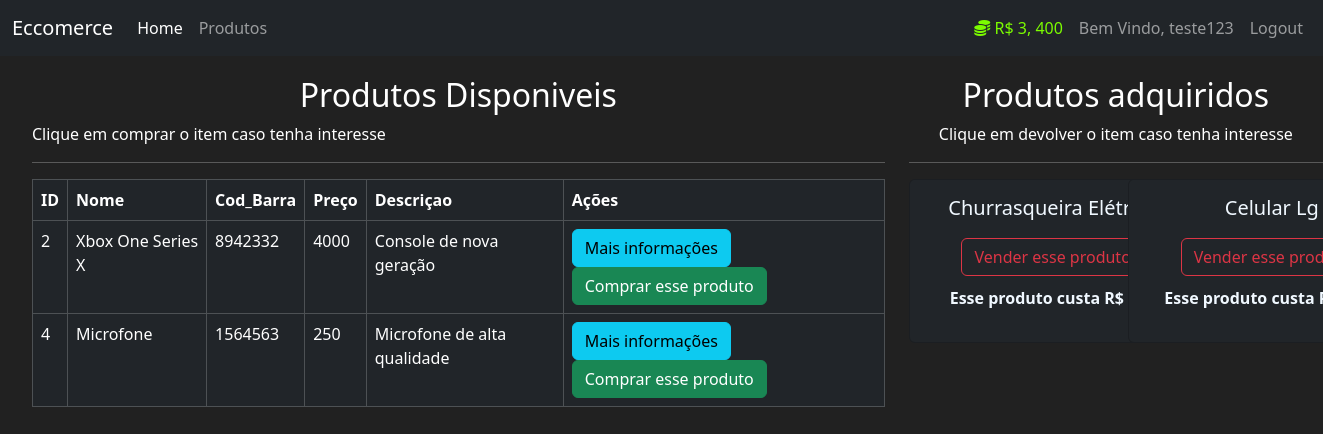
Page /produtos (signed in) on the committed database.
### mercado/models.py (models this page shows, shortened)
class User(db.Model, UserMixin):
    id = db.Column(db.Integer, primary_key=True)
    usuario = db.Column(db.String(length=30), nullable=False, unique=True)
    email = db.Column(db.String(length=50), nullable=False, unique=True)
    senha = db.Column(db.String(length=60), nullable=False, unique=True)
    valor = db.Column(db.Integer, nullable=False, default=5000)
    itens = db.relationship('Item', backref='dono_user', lazy=True)
    @property
    def formataValor(self):
        if len(str(self.valor)) >= 4:
            return f"R$ {str(self.valor)[:-3]}, {str(self.valor)[-3:]}"
        else:
            return f"R$ {self.valor}"
    @property
    def senhacrip(self):
        return self.senhacrip

class Item(db.Model):
    id = db.Column(db.Integer, primary_key=True)
    nome = db.Column(db.String(length=30), nullable=False, unique=True)
    preco = db.Column(db.Integer, nullable=False)
    cod_barra = db.Column(db.String(length=12), nullable=False, unique=True)
    descricao = db.Column(db.String(length=1024), nullable=False, unique=True)
    dono = db.Column(db.Integer, db.ForeignKey('user.id'))

### mercado/routes.py (the view, shortened to what this page needs)
@app.route('/produtos', methods=["GET", "POST"])
@login_required
def page_produtos():
    compra_form = CompraProdutoForm()
    venda_form = VendaProdutoForm()
    if request.method == "GET":
        itens = Item.query.filter_by(dono=None)
        dono_itens = Item.query.filter_by(dono=current_user.id)
    return render_template("produtos.html", itens=itens, compra_form = compra_form, dono_itens=dono_itens, venda_form=venda_form)

### mercado/models.py (called while the page is built)
@login_manager.user_loader
def load_user(user_id):
    return User.query.get(int(user_id))

### mercado/templates/produtos.html (shortened to what this page needs)
{% extends 'base.html' %}
{% block conteudo %}
    <div class="row " style="margin-top: 20px; margin-left: 20px;">
        <div class="col-8">
            <h2 style="text-align: center;">Produtos Disponiveis</h2>
            <p>Clique em comprar o item caso tenha interesse</p>
            <hr>
            <table class="table table-hover table-dark table-bordered">
                <thead>
                    <tr>
                        <th scope="col">ID</th>
                        <th scope="col">Nome</th>
                        <th scope="col">Cod_Barra</th>
                        <th scope="col">Preço</th>
                        <th scope="col">Descriçao</th>
                        <th scope="col">Ações</th>
                    </tr>
                </thead>
                <tbody>
                    {% for item in itens %}
                    <tr>
                        <td>{{item.id}}</td>
                        <td>{{item.nome}}</td>
                        <td>{{item.cod_barra}}</td>
                        <td>{{item.preco}}</td>
                        <td>{{item.descricao}}</td>
                        <td>
                            <button data-bs-toggle="modal" data-bs-target="#exampleModal-{{item.id}}" class="btn btn-outline btn-info">Mais informações</button>
                            <button data-bs-toggle="modal" data-bs-target="#exampleModalCompra-{{item.id}}" class="btn btn-outline btn-success">Comprar esse produto</button>
                        </td>
                    </tr>
                    {% endfor %}
                </tbody>
            </table>
        </div>
        <div class="col-4" style="text-align: center;">
            <h2>Produtos adquiridos</h2>
            <p>Clique em devolver o item caso tenha interesse</p>
            <hr>
            <div class="row">
            {% for dono_item in dono_itens %}
                <div class="col-md-6">
                    <div class="card text-center bg-dark" style="width: 18rem;">
                        <div class="card-body">
                          <h5 class="card-title" style="color: aliceblue;">{{ dono_item.nome }}</h5>
                          <button
                          style="margin-bottom: 10px; margin-top: 10px;"
                          data-bs-toggle="modal"
                          data-bs-target="#exampleModalVenda-{{ dono_item.id }}"
                          class="btn btn-outline-danger"
                          type="button"
                          >
                            Vender esse produto
                          </button>
                          <p style="color: aliceblue;">
                            <strong style="color: aliceblue;">
                                Esse produto custa R$ {{ dono_item.preco }}
                            </strong>
                          </p>
                        </div>
                      </div>
                </div>
            {% endfor %}
            </div>
        </div>
    </div>
{% endblock%}

### mercado/templates/base.html (shortened to what this page needs)
<!DOCTYPE html>
<html lang="en">
<head>
    <link rel="stylesheet" href="https://cdn.jsdelivr.net/npm/bootstrap@5.3.3/dist/css/bootstrap.min.css">
</head>
<body>
    <nav class="navbar navbar-expand-lg navbar-dark bg-dark">
        <div class="container-fluid">
          <a class="navbar-brand" href="#">Eccomerce</a>
          <div class="collapse navbar-collapse" id="navbarNav">
            <ul class="navbar-nav me-auto">
              <li class="nav-item">
                <a class="nav-link active" aria-current="page" href="{{url_for('page_home')}}">Home</a>
              </li>
              <li class="nav-item">
                <a class="nav-link" href="{{url_for('page_produtos')}}">Produtos</a>
              </li>
            </ul>
            {% if current_user.is_authenticated %}
            <ul class="navbar-nav ms-auto">
              <li class="nav-item">
                <a class="nav-link" style="color: lawngreen">
                  <i class="fas fa-coins"></i>
                  {{ current_user.formataValor }}
                </a>
              </li>
              <li class="nav-item">
                <a class="nav-link"> Bem Vindo, {{ current_user.usuario }}</a>
              </li>
              <li class="nav-item">
                <a class="nav-link" href="{{url_for('page_logout')}}">Logout</a>
              </li>
            </ul>
            {% endif %}
          </div>
        </div>
      </nav>
      {% block conteudo %}
      {% endblock %}
  </body>
</html>

### mercado/templates/base.html (style rules this page uses)
body { background-color: #212121; color: white; }

### rows in the picture
User: formataValor "R$ 3, 400", usuario "teste123"
Item: id "2", nome "Xbox One Series X", cod_barra "8942332", preco "4000", descricao "Console de nova geração"
Item: id "4", nome "Microfone", cod_barra "1564563", preco "250", descricao "Microfone de alta qualidade"
Item: nome "Churrasqueira Elétrica"
Item: nome "Celular Lg"
